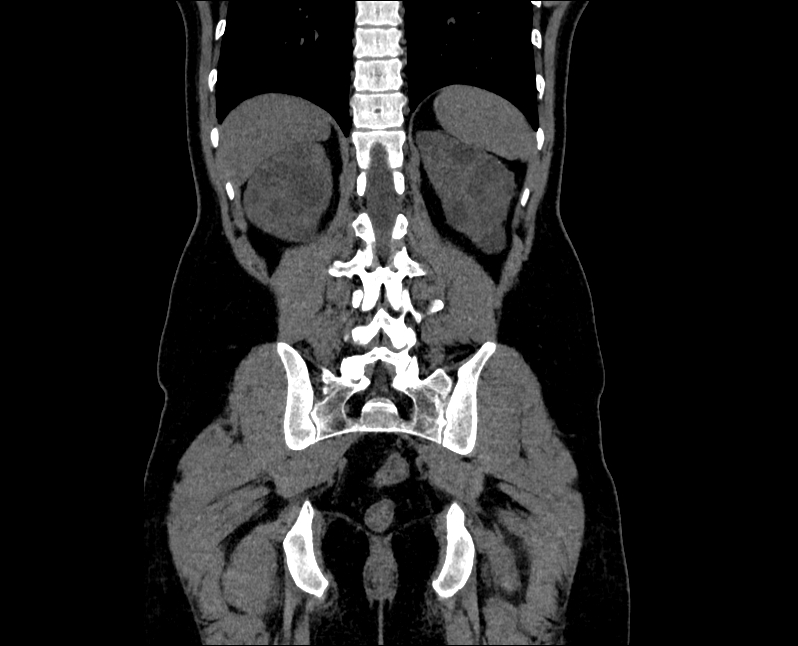
#> input picture Randoforestmodel/imageskidney/-kidney Cyst/Cyst- (1444).jpg, 798 x 646 px; its folder holds only this picture in this run
$ python train.py
#> lines starting #> are read from the running program, lines starting #| are printed output that depends on the picture
import os
import cv2
import numpy as np
import matplotlib.pyplot as plt
from sklearn.ensemble import RandomForestClassifier  # Import RandomForestClassifier
from sklearn.model_selection import StratifiedKFold, cross_val_score, train_test_split
from sklearn.preprocessing import StandardScaler
from sklearn.pipeline import Pipeline
from sklearn.metrics import accuracy_score
import joblib

def preprocess_image(img_path, target_size=(150, 150)):
#> called with target_size = (150, 150)
    print("Processing image:", img_path)  # Print image path for debugging
    try:
        img = cv2.imread(img_path)
#> img is the input picture: shape (646, 798, 3); min 0, max 255, mean 37.2
        if img is None:
            raise FileNotFoundError(f"Failed to load image: {img_path}")
        img = cv2.cvtColor(img, cv2.COLOR_BGR2RGB)  # Convert BGR to RGB
        img = cv2.resize(img, target_size)
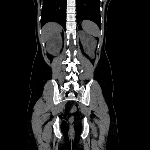
#> img: shape (150, 150, 3); min 0, max 255, mean 37.2
        img = img.flatten()
        return img
    except Exception as e:
        print(f"Error processing image: {img_path}. {e}")
        return None

# Load the data from folders recursively
def load_data(folder_path):
    data = []
    labels = []
    for root, dirs, files in os.walk(folder_path):
        for folder_name in dirs:
            sub_folder_path = os.path.join(root, folder_name)
            print(f"Loading images from folder: {sub_folder_path}")
            images = os.listdir(sub_folder_path)
            for image_name in images:
                if image_name.lower().endswith('.png') or image_name.lower().endswith('.jpeg') or image_name.lower().endswith('.jpg'):
                    # Skip files with additional characters or prefixes
                    if not image_name.startswith('._'):
                        try:
                            img_path = os.path.join(sub_folder_path, image_name)
                            img = preprocess_image(img_path)
                            if img is not None:  # Ensure image was loaded successfully
                                data.append(img)
                                labels.append(folder_name)
                        except Exception as e:
                            print(f"Error processing image: {image_name}. {e}")
    return np.array(data), np.array(labels)


def main():
    folder_path = 'imageskidney'

    # Load the data
    try:
        data, labels = load_data(folder_path)
    except Exception as e:
        print(f"Error loading data: {e}")
        return

    # Split data into training and testing sets
    X_train, X_test, y_train, y_test = train_test_split(data, labels, test_size=0.3, random_state=42)

    # Define the pipeline with regularization
    pipeline = Pipeline([
        ('scaler', StandardScaler()),  # Standardize features by removing the mean and scaling to unit variance
        ('clf', RandomForestClassifier(n_estimators=100, random_state=42))  # RandomForestClassifier with 100 estimators
    ])

    # Initialize StratifiedKFold
    skf = StratifiedKFold(n_splits=5, shuffle=True, random_state=42)

    # Perform stratified k-fold cross-validation
#> (the run stopped early here; a loop or call above may not have finished)
